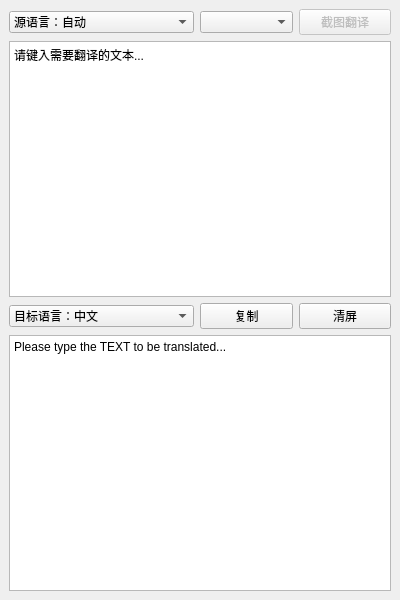
<?xml version="1.0" encoding="UTF-8"?>
<ui version="4.0">
 <class>MainWindow</class>
 <widget class="QMainWindow" name="MainWindow">
  <property name="geometry">
   <rect>
    <x>0</x>
    <y>0</y>
    <width>400</width>
    <height>600</height>
   </rect>
  </property>
  <property name="minimumSize">
   <size>
    <width>400</width>
    <height>600</height>
   </size>
  </property>
  <property name="maximumSize">
   <size>
    <width>400</width>
    <height>600</height>
   </size>
  </property>
  <property name="windowTitle">
   <string>根号三翻译器</string>
  </property>
  <widget class="QWidget" name="centralwidget">
   <layout class="QGridLayout" name="gridLayout_2">
    <item row="0" column="0">
     <layout class="QGridLayout" name="main_gridLayout">
      <item row="2" column="0" colspan="2">
       <widget class="QComboBox" name="comboBox_dest_lang">
        <item>
         <property name="text">
          <string>目标语言：中文</string>
         </property>
         <property name="icon">
          <iconset>
           <normaloff>res/lang_cn.png</normaloff>res/lang_cn.png</iconset>
         </property>
        </item>
        <item>
         <property name="text">
          <string>目标语言：英文</string>
         </property>
         <property name="icon">
          <iconset>
           <normaloff>res/lang_en.png</normaloff>res/lang_en.png</iconset>
         </property>
        </item>
       </widget>
      </item>
      <item row="2" column="3">
       <widget class="QPushButton" name="pushButton_clear">
        <property name="text">
         <string>清屏</string>
        </property>
        <property name="icon">
         <iconset>
          <normaloff>res/clear.png</normaloff>res/clear.png</iconset>
        </property>
       </widget>
      </item>
      <item row="2" column="2">
       <widget class="QPushButton" name="pushButton_copy">
        <property name="text">
         <string>复制</string>
        </property>
        <property name="icon">
         <iconset>
          <normaloff>res/copy.png</normaloff>res/copy.png</iconset>
        </property>
       </widget>
      </item>
      <item row="0" column="2">
       <widget class="QComboBox" name="comboBox_trans_api">
        <property name="placeholderText" stdset="0">
         <string>翻译接口</string>
        </property>
        <item>
         <property name="text">
          <string>谷歌</string>
         </property>
         <property name="icon">
          <iconset>
           <normaloff>res/translate_google.ico</normaloff>res/translate_google.ico</iconset>
         </property>
        </item>
        <item>
         <property name="text">
          <string>有道</string>
         </property>
         <property name="icon">
          <iconset>
           <normaloff>res/translate_youdao.ico</normaloff>res/translate_youdao.ico</iconset>
         </property>
        </item>
        <item>
         <property name="text">
          <string>百度</string>
         </property>
         <property name="icon">
          <iconset>
           <normaloff>res/translate_baidu.png</normaloff>res/translate_baidu.png</iconset>
         </property>
        </item>
       </widget>
      </item>
      <item row="0" column="0" colspan="2">
       <widget class="QComboBox" name="comboBox_src_lang">
        <property name="currentText">
         <string>源语言：自动</string>
        </property>
        <item>
         <property name="text">
          <string>源语言：自动</string>
         </property>
         <property name="icon">
          <iconset>
           <normaloff>res/lang_auto.png</normaloff>res/lang_auto.png</iconset>
         </property>
        </item>
        <item>
         <property name="text">
          <string>源语言：中文</string>
         </property>
         <property name="icon">
          <iconset>
           <normaloff>res/lang_cn.png</normaloff>res/lang_cn.png</iconset>
         </property>
        </item>
        <item>
         <property name="text">
          <string>源语言：英文</string>
         </property>
         <property name="icon">
          <iconset>
           <normaloff>res/lang_en.png</normaloff>res/lang_en.png</iconset>
         </property>
        </item>
       </widget>
      </item>
      <item row="0" column="3">
       <widget class="QPushButton" name="pushButton_screen_shot">
        <property name="enabled">
         <bool>false</bool>
        </property>
        <property name="text">
         <string>截图翻译</string>
        </property>
       </widget>
      </item>
      <item row="1" column="0" colspan="4">
       <widget class="QPlainTextEdit" name="plainTextEdit_src">
        <property name="plainText">
         <string>请键入需要翻译的文本...</string>
        </property>
       </widget>
      </item>
      <item row="3" column="0" colspan="4">
       <widget class="QPlainTextEdit" name="plainTextEdit_dest">
        <property name="plainText">
         <string>Please type the TEXT to be translated...</string>
        </property>
       </widget>
      </item>
     </layout>
    </item>
   </layout>
  </widget>
 </widget>
 <resources/>
 <connections/>
</ui>
